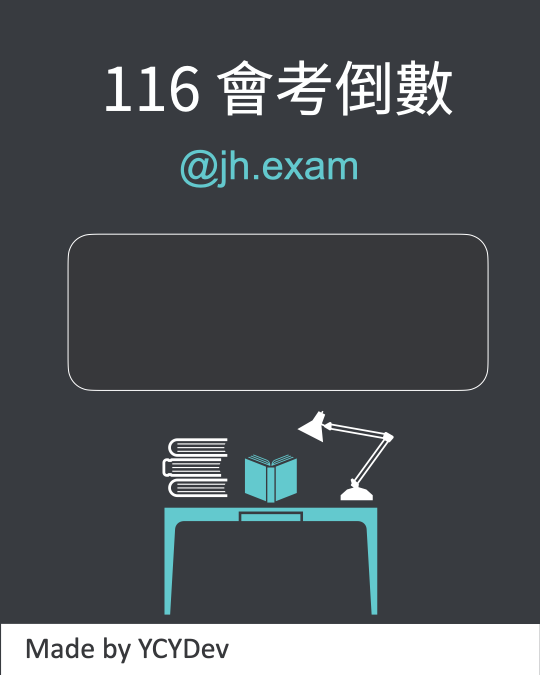
#> input picture src/assets/current.png, 1080 x 1350 px, found by its file name (shown at 1/2 size)
$ python image_generator.py
#> lines starting #> are read from the running program, lines starting #| are printed output that depends on the picture
from io import BytesIO
import datetime
import os
from PIL import Image, ImageCms, ImageDraw, ImageFont
import tempfile

WIDTH, HEIGHT = 1080, 1350
DAY_LEFT_TEXT_POS = (WIDTH / 2, HEIGHT / 2 - 50)
DATE_TEXT_POS = (WIDTH - 200, HEIGHT - 50)
DAYS_LEFT_FONT_SIZE = 250
DATE_FONT_SIZE = 50
PRIMARY_COLOR = (255, 255, 255)
WHITE = (99, 201, 206)
DARK1 = (55, 56, 59)
DARK2 = (34, 36, 39)


def _to_hex(rgb: tuple[int, int, int]) -> str:
    return "#{:02X}{:02X}{:02X}".format(*rgb)


PALETTE = [
    {"name": "Highlight", "hex": _to_hex(WHITE)},
    {"name": "Primary", "hex": _to_hex(PRIMARY_COLOR)},
    {"name": "Card Background", "hex": _to_hex(DARK2)},
    {"name": "Background", "hex": _to_hex(DARK1)},
]


def generate_countdown_image(
    days_left: int,
    output_path: str | None = None,
    bg_path: str | None = None,
    font_path: str | None = None,
) -> BytesIO:
    """
    Generate a countdown image with the specified number of days left, and save it to the given output path.

    Args:
        days_left (int): Remaining days until the event (e.g., exam). If 0 or negative, it will display "D-Day".
        output_path (str): Output file path
        bg_path (str, optional): Background image path
        font_path (str, optional): Font file path (e.g., .ttf)
    """
#> called with days_left = 0, output_path = 'src/output/test.jpg', bg_path = 'src/assets/useruploads/current.png', font_path = 'src/assets/arialroundedmtbold.ttf'

    src_icc: bytes | None = None
    if bg_path and os.path.exists(bg_path):
        try:
            image = Image.open(bg_path)
#> image is the input picture: PIL image 1080x1350 RGB; mean R, G, B 76.5, 81.1, 85.2
            # Get ICC profile if exists for later color management
            src_icc = image.info.get("icc_profile")
            if image.mode != "RGB":
                image = image.convert("RGB")
            image = image.resize((WIDTH, HEIGHT), Image.Resampling.LANCZOS)
        except Exception as e:
            print(
                f"[Warning] Can't load background image: {e}, using solid color background instead."
            )
            image = _generate_blank_background()
    else:
        image = _generate_blank_background()

    draw = ImageDraw.Draw(image)

    # Set up fonts
    try:
        if font_path and os.path.exists(font_path):
            days_font = ImageFont.truetype(font_path, DAYS_LEFT_FONT_SIZE)
            date_font = ImageFont.truetype(font_path, DATE_FONT_SIZE)
        else:
            raise IOError("Font file not found, using default font.")
    except IOError:
        print(
            "[Warning] Can't load custom font, using default font instead. For better appearance, please provide a valid .ttf font file."
        )
        days_font = ImageFont.load_default(size=DAYS_LEFT_FONT_SIZE)
        date_font = ImageFont.load_default(size=DATE_FONT_SIZE)

    days_text = f'D-{days_left if days_left>0 else "Day"}'

    draw.text(
        DAY_LEFT_TEXT_POS,
        days_text,
        font=days_font,
        fill=WHITE,
        anchor="mm",
    )

    date_text = datetime.date.today().strftime("%Y-%m-%d")
    draw.text(
        DATE_TEXT_POS,
        date_text,
        font=date_font,
        fill=DARK2,
        anchor="mm",
    )

    # Conver color profile if source ICC profile exists
    if src_icc:
        src_profile = ImageCms.ImageCmsProfile(BytesIO(src_icc))
        dst_profile = ImageCms.createProfile("sRGB")
        converted = ImageCms.profileToProfile(
            image, src_profile, dst_profile, outputMode="RGB"
        )
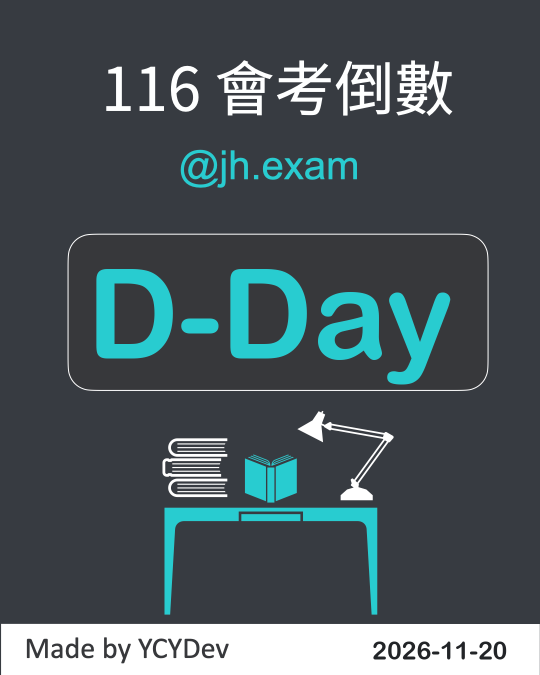
#> converted: PIL image 1080x1350 RGB (shown at 1/2 size); mean R, G, B 73.5, 86.1, 91
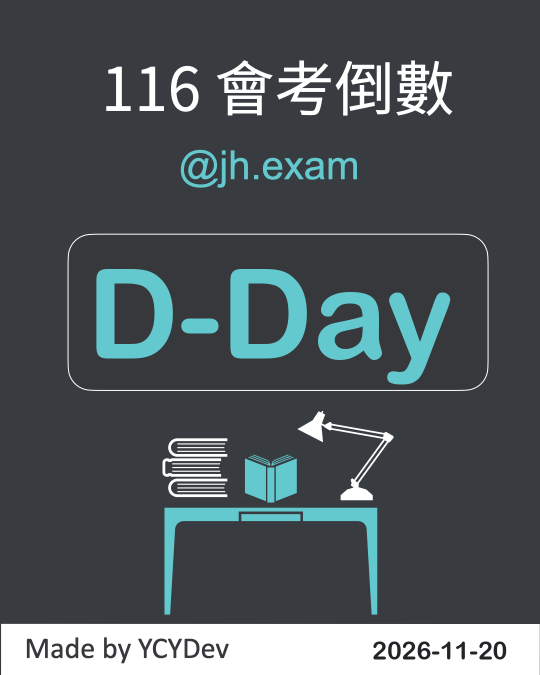
#> image: PIL image 1080x1350 RGB (shown at 1/2 size); mean R, G, B 77.6, 85.9, 90.2
#> call 2 of generate_countdown_image, with days_left = 987, output_path = 'src/output/test2.jpg', font_path = 'src/assets/arialroundedmtbold.ttf'
        if converted is not None:
            image = converted
    if output_path is not None:
        os.makedirs(os.path.dirname(output_path), exist_ok=True)
        image.save(output_path, "JPEG", quality=95, subsampling=0)
        print(f"[Success] Image saved successfully to: {output_path}")

    bytes_io = BytesIO()
    image.save(bytes_io, format="JPEG", quality=95, subsampling=0)
    bytes_io.seek(0)
    return bytes_io


def _generate_blank_background() -> Image.Image:
    """
    Generate a countdown image template with placeholder text, and return the BytesIO object.
    This can be used for testing or as a template for dynamic image generation.
    """
    image = Image.new("RGB", (WIDTH, HEIGHT), DARK1)
    draw = ImageDraw.Draw(image)
    draw.rectangle([0, HEIGHT - 104, WIDTH, HEIGHT], fill=PRIMARY_COLOR)
    return image


if __name__ == "__main__":
    BASE_DIR = os.path.dirname(os.path.dirname(os.path.abspath(__file__)))
    generate_countdown_image(
        0,
        os.path.join(BASE_DIR, "output", "test.jpg"),
        os.path.join(BASE_DIR, "assets", "useruploads", "current.png"),
        os.path.join(BASE_DIR, "assets", "arialroundedmtbold.ttf"),
    )

    generate_countdown_image(
        days_left=987,
        output_path=os.path.join(BASE_DIR, "output", "test2.jpg"),
        font_path=os.path.join(BASE_DIR, "assets", "arialroundedmtbold.ttf"),
    )
#> in generate_countdown_image (call 2), `image = _generate_blank_background()`:
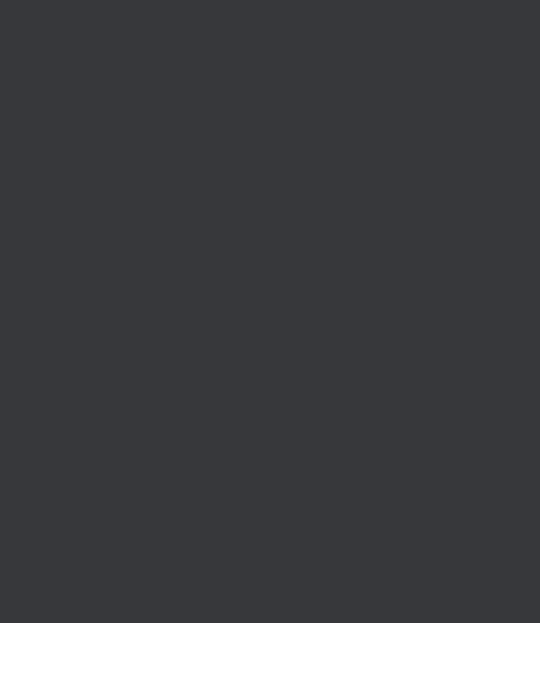
#> image: PIL image 1080x1350 RGB (shown at 1/2 size); mean R, G, B 70.4, 71.3, 74.1
#> in generate_countdown_image (call 2), `image.save(output_path, "JPEG", quality=95, subsampling=0)`:
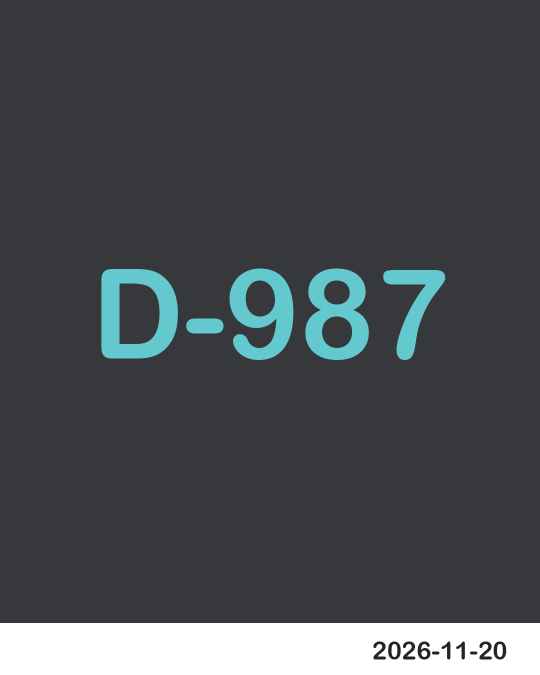
#> saved as test2.jpg: PIL image 1080x1350 RGB (shown at 1/2 size); mean R, G, B 71.5, 76.1, 78.9
